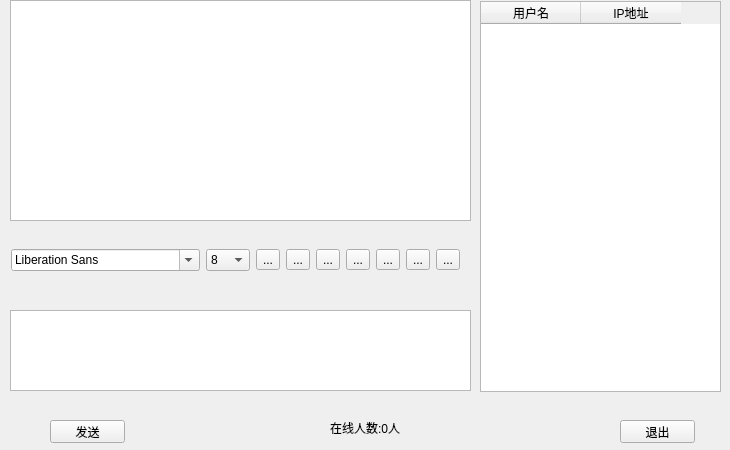
<?xml version="1.0" encoding="UTF-8"?>
<ui version="4.0">
 <class>Widget</class>
 <widget class="QWidget" name="Widget">
  <property name="geometry">
   <rect>
    <x>0</x>
    <y>0</y>
    <width>730</width>
    <height>450</height>
   </rect>
  </property>
  <property name="windowTitle">
   <string>Widget</string>
  </property>
  <widget class="QTextBrowser" name="msgBrowser">
   <property name="geometry">
    <rect>
     <x>10</x>
     <y>0</y>
     <width>461</width>
     <height>221</height>
    </rect>
   </property>
  </widget>
  <widget class="QTextEdit" name="msgTxtEdit">
   <property name="geometry">
    <rect>
     <x>10</x>
     <y>310</y>
     <width>461</width>
     <height>81</height>
    </rect>
   </property>
  </widget>
  <widget class="QTableWidget" name="usrTblWidget">
   <property name="geometry">
    <rect>
     <x>480</x>
     <y>1</y>
     <width>241</width>
     <height>391</height>
    </rect>
   </property>
   <column>
    <property name="text">
     <string>用户名</string>
    </property>
   </column>
   <column>
    <property name="text">
     <string>IP地址</string>
    </property>
   </column>
  </widget>
  <widget class="QPushButton" name="sendBtn">
   <property name="geometry">
    <rect>
     <x>50</x>
     <y>420</y>
     <width>75</width>
     <height>23</height>
    </rect>
   </property>
   <property name="text">
    <string>发送</string>
   </property>
  </widget>
  <widget class="QLabel" name="usrnumlbl">
   <property name="geometry">
    <rect>
     <x>330</x>
     <y>420</y>
     <width>111</width>
     <height>16</height>
    </rect>
   </property>
   <property name="text">
    <string>在线人数:0人</string>
   </property>
  </widget>
  <widget class="QPushButton" name="exitBtn">
   <property name="geometry">
    <rect>
     <x>620</x>
     <y>420</y>
     <width>75</width>
     <height>23</height>
    </rect>
   </property>
   <property name="text">
    <string>退出</string>
   </property>
  </widget>
  <widget class="QWidget" name="horizontalLayoutWidget">
   <property name="geometry">
    <rect>
     <x>0</x>
     <y>220</y>
     <width>471</width>
     <height>80</height>
    </rect>
   </property>
   <layout class="QHBoxLayout" name="horizontalLayout">
    <item>
     <widget class="QFontComboBox" name="fontcbx"/>
    </item>
    <item>
     <widget class="QComboBox" name="sizecbx">
      <item>
       <property name="text">
        <string>8</string>
       </property>
      </item>
      <item>
       <property name="text">
        <string>9</string>
       </property>
      </item>
      <item>
       <property name="text">
        <string>10</string>
       </property>
      </item>
      <item>
       <property name="text">
        <string>11</string>
       </property>
      </item>
      <item>
       <property name="text">
        <string>12</string>
       </property>
      </item>
      <item>
       <property name="text">
        <string>13</string>
       </property>
      </item>
      <item>
       <property name="text">
        <string>14</string>
       </property>
      </item>
      <item>
       <property name="text">
        <string>15</string>
       </property>
      </item>
      <item>
       <property name="text">
        <string>16</string>
       </property>
      </item>
      <item>
       <property name="text">
        <string>17</string>
       </property>
      </item>
      <item>
       <property name="text">
        <string>18</string>
       </property>
      </item>
      <item>
       <property name="text">
        <string>19</string>
       </property>
      </item>
      <item>
       <property name="text">
        <string>20</string>
       </property>
      </item>
      <item>
       <property name="text">
        <string>21</string>
       </property>
      </item>
      <item>
       <property name="text">
        <string>22</string>
       </property>
      </item>
     </widget>
    </item>
    <item>
     <widget class="QToolButton" name="blodTBtn">
      <property name="text">
       <string>...</string>
      </property>
      <property name="icon">
       <iconset resource="images.qrc">
        <normaloff>:/images/images/bold.png</normaloff>:/images/images/bold.png</iconset>
      </property>
      <property name="iconSize">
       <size>
        <width>26</width>
        <height>26</height>
       </size>
      </property>
     </widget>
    </item>
    <item>
     <widget class="QToolButton" name="italicTBtn">
      <property name="text">
       <string>...</string>
      </property>
      <property name="icon">
       <iconset resource="images.qrc">
        <normaloff>:/images/images/italic.png</normaloff>:/images/images/italic.png</iconset>
      </property>
      <property name="iconSize">
       <size>
        <width>26</width>
        <height>26</height>
       </size>
      </property>
     </widget>
    </item>
    <item>
     <widget class="QToolButton" name="underlineTBtn">
      <property name="text">
       <string>...</string>
      </property>
      <property name="icon">
       <iconset>
        <normaloff>:/images/under.png</normaloff>:/images/under.png</iconset>
      </property>
      <property name="iconSize">
       <size>
        <width>26</width>
        <height>26</height>
       </size>
      </property>
     </widget>
    </item>
    <item>
     <widget class="QToolButton" name="colorTBtn">
      <property name="text">
       <string>...</string>
      </property>
      <property name="icon">
       <iconset resource="images.qrc">
        <normaloff>:/images/images/color.png</normaloff>:/images/images/color.png</iconset>
      </property>
      <property name="iconSize">
       <size>
        <width>26</width>
        <height>26</height>
       </size>
      </property>
     </widget>
    </item>
    <item>
     <widget class="QToolButton" name="sendTBtn">
      <property name="text">
       <string>...</string>
      </property>
      <property name="icon">
       <iconset resource="images.qrc">
        <normaloff>:/images/images/send.png</normaloff>:/images/images/send.png</iconset>
      </property>
      <property name="iconSize">
       <size>
        <width>26</width>
        <height>26</height>
       </size>
      </property>
     </widget>
    </item>
    <item>
     <widget class="QToolButton" name="saveTBtn">
      <property name="text">
       <string>...</string>
      </property>
      <property name="icon">
       <iconset resource="images.qrc">
        <normaloff>:/images/images/save.png</normaloff>:/images/images/save.png</iconset>
      </property>
      <property name="iconSize">
       <size>
        <width>26</width>
        <height>26</height>
       </size>
      </property>
     </widget>
    </item>
    <item>
     <widget class="QToolButton" name="clearTBtn">
      <property name="text">
       <string>...</string>
      </property>
      <property name="icon">
       <iconset resource="images.qrc">
        <normaloff>:/images/images/clear.png</normaloff>:/images/images/clear.png</iconset>
      </property>
      <property name="iconSize">
       <size>
        <width>26</width>
        <height>26</height>
       </size>
      </property>
     </widget>
    </item>
   </layout>
  </widget>
 </widget>
 <layoutdefault spacing="6" margin="11"/>
 <resources>
  <include location="images.qrc"/>
 </resources>
 <connections/>
</ui>
